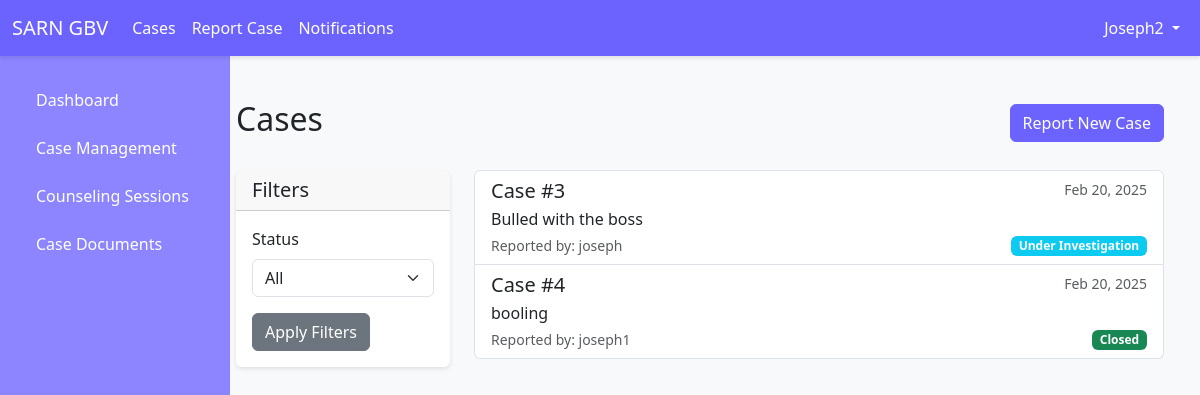
The app's page /cases/ (signed in) with its own data.
### users/models.py (models this page shows)
class User(AbstractUser):
    ROLE_CHOICES = [
        ('survivor', 'Survivor'),
        ('provider', 'Service Provider'),
        ('law_enforcement', 'Law Enforcement'),
    ]
    role = models.CharField(max_length=20, choices=ROLE_CHOICES, default='survivor')
    phone = models.CharField(max_length=15, blank=True, null=True)
    address = models.TextField(blank=True, null=True)
    groups = models.ManyToManyField(Group, related_name="custom_user_groups", blank=True)
    user_permissions = models.ManyToManyField(Permission, related_name="custom_user_permissions", blank=True)

### cases/models.py (models this page shows, shortened)
class Case(models.Model):
    STATUS_CHOICES = [
        ('pending', 'Pending'),
        ('under_investigation', 'Under Investigation'),
        ('closed', 'Closed'),
    ]
    reporter = models.ForeignKey(User, on_delete=models.CASCADE, related_name="reported_cases")  # The person who reported the case
    assigned_provider = models.ForeignKey(User, on_delete=models.SET_NULL, null=True, blank=True, related_name="assigned_cases")
    description = models.TextField()
    status = models.CharField(max_length=20, choices=STATUS_CHOICES, default='pending')
    date_reported = models.DateTimeField(auto_now_add=True)
    evidence_file = models.FileField(upload_to='case_evidence/', blank=True, null=True)

### cases/views.py (the view)
# urls.py: path('cases/', case_list, name='case_list'),
@login_required
def case_list(request):
    if request.user.role == "law_enforcement":
        cases = Case.objects.all()
    elif request.user.role == "provider":
        cases = Case.objects.filter(assigned_provider=request.user)
    else:
        cases = Case.objects.filter(reporter=request.user)
    status_filter = request.GET.get('status')
    if status_filter:
        cases = cases.filter(status=status_filter)
    paginator = Paginator(cases, 10)  # Show 10 cases per page
    page_number = request.GET.get('page')
    page_obj = paginator.get_page(page_number)
    context = {
        'cases': page_obj,
        'status_choices': Case.STATUS_CHOICES,
        'is_paginated': page_obj.has_other_pages(),
        'page_obj': page_obj,
    }
    return render(request, 'cases/case_list.html', context)

### cases/templates/cases/case_list.html (shortened to what this page needs)
{% extends 'base.html' %}
{% block content %}
<div class="container mt-4">
    <div class="d-flex justify-content-between align-items-center mb-4">
        <h2>Cases</h2>
        {% if user.is_authenticated %}
        <a href="{% url 'report_case' %}" class="btn btn-primary">Report New Case</a>
        {% endif %}
    </div>
    <div class="row">
        <div class="col-md-3">
            <div class="card mb-4">
                <div class="card-header">
                    <h5 class="mb-0">Filters</h5>
                </div>
                <div class="card-body">
                    <form method="get">
                        <div class="mb-3">
                            <label class="form-label">Status</label>
                            <select name="status" class="form-select">
                                <option value="">All</option>
                            </select>
                        </div>
                        <button type="submit" class="btn btn-secondary">Apply Filters</button>
                    </form>
                </div>
            </div>
        </div>
        <div class="col-md-9">
            {% if cases %}
            <div class="list-group">
                {% for case in cases %}
                <a href="{% url 'case_detail' case.id %}" class="list-group-item list-group-item-action">
                    <div class="d-flex w-100 justify-content-between">
                        <h5 class="mb-1">Case #{{ case.id }}</h5>
                        <small class="text-muted">{{ case.date_reported|date:"M d, Y" }}</small>
                    </div>
                    <p class="mb-1">{{ case.description|truncatewords:30 }}</p>
                    <div class="d-flex justify-content-between align-items-center">
                        <small class="text-muted">Reported by: {{ case.reporter.get_username }}</small>
                        <span class="badge {% if case.status == 'pending' %}bg-warning{% elif case.status == 'under_investigation' %}bg-info{% else %}bg-success{% endif %}">
                            {{ case.get_status_display }}
                        </span>
                    </div>
                </a>
                {% endfor %}
            </div>
            {% else %}
            <div class="alert alert-info">No cases found.</div>
            {% endif %}
        </div>
    </div>
</div>
{% endblock %}

### templates/base.html (shortened to what this page needs)
<!DOCTYPE html>
<html lang="en">
<head>
    <link href="https://cdn.jsdelivr.net/npm/bootstrap@5.3.0/dist/css/bootstrap.min.css" rel="stylesheet">
</head>
<body>
    <nav class="navbar navbar-expand-lg">
        <div class="container-fluid">
            <a class="navbar-brand" href="{% url 'dashboard' %}">SARN GBV</a>
            <div class="collapse navbar-collapse" id="navbarNav">
                <ul class="navbar-nav me-auto">
                    {% if user.is_authenticated %}
                        {% if user.role in "provider law_enforcement" %}
                        <li class="nav-item">
                            <a class="nav-link" href="{% url 'case_list' %}">Cases</a>
                        </li>
                        {% endif %}
                        <li class="nav-item">
                            <a class="nav-link" href="{% url 'report_case' %}">Report Case</a>
                        </li>
                        <li class="nav-item">
                            <a class="nav-link" href="{% url 'notifications_list' %}">
                                Notifications
                            </a>
                        </li>
                    {% endif %}
                </ul>
                <ul class="navbar-nav">
                    {% if user.is_authenticated %}
                        <li class="nav-item dropdown">
                            <a class="nav-link dropdown-toggle" href="#" id="userDropdown" role="button" data-bs-toggle="dropdown">
                                {{ user.username }}
                            </a>
                        </li>
                    {% else %}
                        <li class="nav-item">
                            <a class="nav-link" href="{% url 'login' %}">Login</a>
                        </li>
                    {% endif %}
                </ul>
            </div>
        </div>
    </nav>
    <div class="container-fluid">
        <div class="row">
            {% if user.is_authenticated %}
            <div class="col-md-3 col-lg-2 d-md-block sidebar collapse">
                <div class="position-sticky">
                    <ul class="nav flex-column">
                        <li class="nav-item">
                            <a class="nav-link" href="{% url 'dashboard' %}">
                                Dashboard
                            </a>
                        </li>
                        {% if user.role in "provider law_enforcement" %}
                        <li class="nav-item">
                            <a class="nav-link" href="{% url 'case_list' %}">
                                Case Management
                            </a>
                        </li>
                        {% endif %}
                        {% if user.role == "provider" %}
                        <li class="nav-item">
                            <a class="nav-link" href="{% url 'counseling_sessions' %}">
                                Counseling Sessions
                            </a>
                        </li>
                        {% endif %}
                        <li class="nav-item">
                            <a class="nav-link" href="{% url 'case_documents' %}">
                                Case Documents
                            </a>
                        </li>
                    </ul>
                </div>
            </div>
            <main class="col-md-9 ms-sm-auto col-lg-10 px-md-4 main-content">
            {% else %}
            <main class="col-12 px-4 main-content">
            {% endif %}
                {% block content %}
                {% endblock %}
            </main>
        </div>
    </div>
</body>
</html>

### templates/base.html (style rules this page uses)
:root { --primary-color: #6c63ff; --primary-light: #8c85ff; --primary-dark: #5a52cc; --primary-fade: rgba(108, 99, 255, 0.1); }
.navbar { background-color: var(--primary-color); box-shadow: 0 2px 4px rgba(0, 0, 0, 0.1); position: fixed; top: 0; left: 0; right: 0; z-index: 1000; height: 56px; }
.navbar-brand, .nav-link { color: white !important; }
.sidebar { background-color: var(--primary-light); border-right: 1px solid var(--primary-fade); height: calc(100vh - 56px); position: fixed; top: 56px; left: 0; width: 230px; overflow-y: auto; padding: 20px; z-index: 999; }
.sidebar .nav-link { color: #333; padding: 8px 16px; margin: 4px 0; border-radius: 4px; }
.main-content { margin-top: 56px; margin-left: 250px; padding: 20px; background-color: #f8f9fa; min-height: calc(100vh - 56px); }
.btn-primary { background-color: var(--primary-color); border-color: var(--primary-color); }
.card { border: none; box-shadow: 0 2px 4px rgba(0, 0, 0, 0.1); transition: transform 0.2s; }

### records on screen
User: username "Joseph2"
Case: id "3", date_reported "Feb 20, 2025", description "Bulled with the boss", reporter.get_username "joseph", status "Under Investigation"
Case: id "4", date_reported "Feb 20, 2025", description "booling", reporter.get_username "joseph1", status "Closed"
